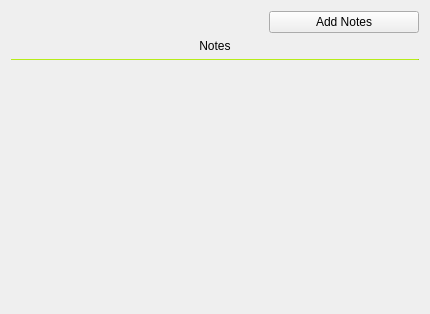
<?xml version="1.0" encoding="UTF-8"?>
<ui version="4.0">
 <class>notes_tab</class>
 <widget class="QWidget" name="notes_tab">
  <property name="geometry">
   <rect>
    <x>0</x>
    <y>0</y>
    <width>430</width>
    <height>314</height>
   </rect>
  </property>
  <property name="minimumSize">
   <size>
    <width>400</width>
    <height>0</height>
   </size>
  </property>
  <property name="maximumSize">
   <size>
    <width>16777215</width>
    <height>16777215</height>
   </size>
  </property>
  <property name="windowTitle">
   <string>Form</string>
  </property>
  <property name="styleSheet">
   <string notr="true"/>
  </property>
  <layout class="QVBoxLayout" name="verticalLayout_2">
   <item>
    <layout class="QHBoxLayout" name="hbox_notes">
     <property name="spacing">
      <number>6</number>
     </property>
     <item>
      <layout class="QHBoxLayout" name="hbox_filter_widget"/>
     </item>
     <item>
      <spacer name="horizontalSpacer_2">
       <property name="orientation">
        <enum>Qt::Horizontal</enum>
       </property>
       <property name="sizeHint" stdset="0">
        <size>
         <width>40</width>
         <height>20</height>
        </size>
       </property>
      </spacer>
     </item>
     <item>
      <widget class="QPushButton" name="btn_note">
       <property name="minimumSize">
        <size>
         <width>150</width>
         <height>0</height>
        </size>
       </property>
       <property name="maximumSize">
        <size>
         <width>200</width>
         <height>16777215</height>
        </size>
       </property>
       <property name="cursor">
        <cursorShape>PointingHandCursor</cursorShape>
       </property>
       <property name="text">
        <string>Add Notes</string>
       </property>
      </widget>
     </item>
    </layout>
   </item>
   <item>
    <widget class="QLabel" name="lbl_notes">
     <property name="text">
      <string>Notes</string>
     </property>
     <property name="alignment">
      <set>Qt::AlignCenter</set>
     </property>
    </widget>
   </item>
   <item>
    <widget class="QFrame" name="frame">
     <property name="maximumSize">
      <size>
       <width>16777215</width>
       <height>1</height>
      </size>
     </property>
     <property name="styleSheet">
      <string notr="true">background: #9ecd16;</string>
     </property>
     <property name="frameShape">
      <enum>QFrame::HLine</enum>
     </property>
     <property name="frameShadow">
      <enum>QFrame::Sunken</enum>
     </property>
    </widget>
   </item>
   <item>
    <widget class="QScrollArea" name="scrollArea">
     <property name="frameShape">
      <enum>QFrame::NoFrame</enum>
     </property>
     <property name="horizontalScrollBarPolicy">
      <enum>Qt::ScrollBarAlwaysOff</enum>
     </property>
     <property name="widgetResizable">
      <bool>true</bool>
     </property>
     <widget class="QWidget" name="scrollAreaWidgetContents">
      <property name="geometry">
       <rect>
        <x>0</x>
        <y>0</y>
        <width>412</width>
        <height>237</height>
       </rect>
      </property>
      <layout class="QVBoxLayout" name="verticalLayout">
       <item>
        <layout class="QGridLayout" name="gbox_note_container"/>
       </item>
       <item>
        <spacer name="verticalSpacer">
         <property name="orientation">
          <enum>Qt::Vertical</enum>
         </property>
         <property name="sizeHint" stdset="0">
          <size>
           <width>20</width>
           <height>40</height>
          </size>
         </property>
        </spacer>
       </item>
      </layout>
     </widget>
    </widget>
   </item>
  </layout>
 </widget>
 <resources/>
 <connections/>
</ui>
